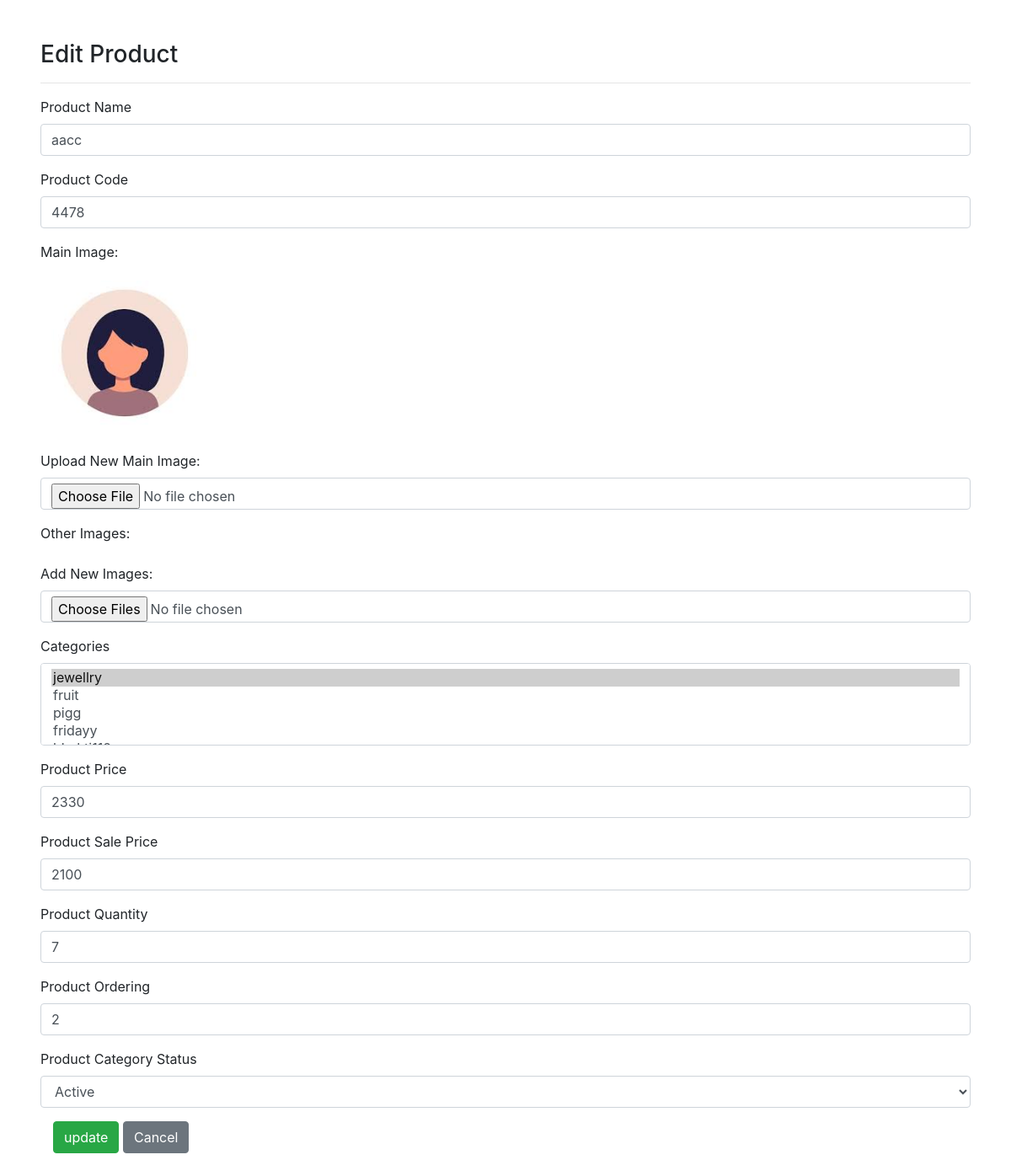
Screenshot of /product-edit.php?type=edit&id=18 (signed in) with the database file from the repository.
### tables this page shows
CREATE TABLE `product` (
  `id` int(11) NOT NULL,
  `name` varchar(200) NOT NULL,
  `product_code` int(11) NOT NULL,
  `price` float NOT NULL,
  `sale_price` float NOT NULL,
  `quantity` int(11) NOT NULL,
  `ordering` int(11) NOT NULL,
  `status` enum('active','inactive') NOT NULL,
  `created_at` timestamp NOT NULL DEFAULT current_timestamp(),
  `updated_at` timestamp NOT NULL DEFAULT current_timestamp() ON UPDATE current_timestamp()
);

CREATE TABLE `product_images` (
  `id` int(11) NOT NULL,
  `product_id` int(11) NOT NULL,
  `image` varchar(200) NOT NULL,
  `is_main_image` tinyint(5) NOT NULL
);

### config/database.php (called while the page is built, shortened)
<?php
class Database
{
    public $con = "";
    public function __construct()
    {
        $this->con = new mysqli("localhost", "root", "", "management");
    }
    public function select($columns, $table, $where = NULL) {
        $data = [];
        $query = 'SELECT ' . $columns . ' FROM ' . $table  .  $where;
        $result = $this->con->query($query);
        if ($result) {
            while ($row = $result->fetch_assoc()) {
                $data[] = $row;
            }
        } else {
            echo "Error: " . $this->con->error;
            return false;
        }
        return $data;
    }
    public function query($sql) {
        return $this->con->query($sql);
    }
}

### config/index.php (called while the page is built, shortened)
<?php
require_once("config/database.php");
$db=new Database();
?>

### product-edit.php (the view, shortened to what this page needs)
<?php
require_once('config/index.php');
?>
<?php
if (isset($_GET['type']) && $_GET['type'] == 'edit') {
    if (isset($_GET['id'])) {
        $productId = $_GET['id'];
        $productId = filter_var($productId, FILTER_VALIDATE_INT);
        $imageColumns = "*";
        $imageTable = "product_images";
        $imageWhereCondition = " WHERE product_id = $productId";
        $imageResult = $db->select($imageColumns, $imageTable, $imageWhereCondition);
        if ($productId !== false) {
            $categories = $db->select("*", "category");
            $productId = $productId;
            $tbl = 'product';
            $condition = "id = $productId";
            $query = "SELECT * FROM $tbl WHERE $condition";
            $result = $db->query($query);
            $images = array();
            if ($result->num_rows > 0) {
                $product = $db->select("*", $tbl, " WHERE $condition");
                if (!empty($product)) {
                    $images = array();
                    $product = $product[0];
                    $editproductName = $product['name'];
                    $editproduct_code = $product['product_code'];
                    $editproductprice = $product['price'];
                    $editproductsale_price = $product['sale_price'];
                    $editproductquantity = $product['quantity'];
                    $editproductOrdering = $product['ordering'];
                    $editproductStatus = $product['status'];
                    $editedproductId = isset($_POST['editproductId']) ? $_POST['editproductId'] : null;
                    $deleteCategoriesQuery = "DELETE FROM product_category WHERE product_id = '$editedproductId'";
                    $db->query($deleteCategoriesQuery);
                    $images = $db->select("*", "product_images", " WHERE product_id = '$productId'");
                    $images = array_map(function ($image) {
                        return [
                            'id' => $image['id'],
                            'name' => $image['image']
                        ];
                    }, $images);
                }
            }
        } else {
        }
    } else {
    }
}
?>
<!DOCTYPE html>
<html lang="en">
<head>
    <?php
    include_once('link.php');
    ?>
</head>
<body>
    <div class=" p-5">
        <h3>Edit Product</h3>
        <hr>
        <form method="post" enctype="multipart/form-data">
            <div class="form-group">
                <label for="exampleFormControlInput1">Product Name</label>
                <input type="text" name="editproductName" class="form-control" value="<?php echo htmlspecialchars($editproductName); ?>" required>
            </div>
            <div class="form-group">
                <label for="exampleFormControlInput1">Product Code</label>
                <input type="text" name="editproduct_code" class="form-control" id="exampleFormControlInput1" value="<?php echo isset($editproduct_code) ? $editproduct_code : ''; ?>" placeholder="" required>
            </div>
<div class="form-group">
    <label for="mainImage">Main Image:</label>
    <?php if (!empty($images)) : ?>
        <?php $mainImage = reset($images); ?>
        <div class="image-container">
            <img src="Images/<?php echo $mainImage['name']; ?>" alt="Main Product Image" style="width: 200px; height: 200px;">
        </div>
    <?php else : ?>
        <p>No main image available.</p>
    <?php endif; ?>
</div>
<div class="form-group">
    <label for="newMainImage">Upload New Main Image:</label>
    <input type="file" name="newMainImage" class="form-control" accept="image/*">
</div>
<div class="form-group">
    <label>Other Images:</label>
</div>
            <div class="form-group">
                <label for="editProductImage">Add New Images:</label>
                <input type="file" name="newImages[]" class="form-control" id="editProductImage" multiple>
            </div>
            <div class="form-group">
                <label for="editproductcategories">Categories</label>
                <select class="form-control" multiple name="editproductcategories[]" id="editproductcategories">
                    <?php
                    $selectedCategoriesQuery = "SELECT category_id FROM product_category WHERE product_id = $productId";
                    $selectedCategoriesResult = $db->query($selectedCategoriesQuery);
                    $selectedCategoryIds = $selectedCategoriesResult->fetch_all(MYSQLI_ASSOC);
                    $editedproductcategories = array_column($selectedCategoryIds, 'category_id');
                    print_r($editedproductcategories);
                    foreach ($categories as $category) {
                        $categoryId = $category['id'];
                        $categoryName = $category['name'];
                        $selected = in_array($categoryId, $editedproductcategories) ? 'selected' : '';
                        echo "<option value=\"$categoryId\" $selected>$categoryName</option>";
                    }
                    ?>
                </select>
            </div>
            <div class="form-group">
                <label for="exampleFormControlInput1">Product Price</label>
                <input type="text" name="editproductprice" class="form-control" id="exampleFormControlInput1" placeholder="" value="<?php echo $editproductprice ?>" required>
            </div>
            <div class="form-group">
                <label for="exampleFormControlInput1">Product Sale Price</label>
                <input type="text" name="editproductsale_price" class="form-control" id="exampleFormControlInput1" value="<?php echo $editproductsale_price; ?>" placeholder="" required>
            </div>
            <div class="form-group">
                <label for="exampleFormControlInput1">Product Quantity</label>
                <input type="text" name="editproductquantity" class="form-control" id="exampleFormControlInput1" placeholder="" value="<?php echo $editproductquantity; ?>" required>
            </div>
            <div class="form-group">
                <label for="exampleFormControlInput1">Product Ordering</label>
                <input type="text" name="editproductOrdering" class="form-control" id="exampleFormControlInput1" placeholder="" value="<?php echo $editproductOrdering; ?>" required>
            </div>
            <div class="form-group">
                <label for="exampleFormControlSelect1">Product Category Status</label><br>
                <select name="editproductStatus" class="form-control">
                    <option value="active" <?php echo ($editproductStatus == 'active') ? 'selected' : ''; ?>>Active</option>
                </select>
            </div>
            <div class="form-group">
                <div class="col-sm-offset-3 col-sm-9">
                    <input type="submit" name="update" value="update" class="btn btn-success">
                    <button type="button" class="btn btn-secondary" onclick="window.location.href='product-list.php';">Cancel</button>
                </div>
            </div>
        </form>
    </div>
</body>

### rows the page displays
product: editproductName "aacc", editproduct_code "4478", editproductprice "2330", editproductsale_price "2100", editproductquantity "7", editproductOrdering "2", editproductStatus "Active"
product_images: image (picture)

### other values shown
form field value "jewellry ☑ / fruit / pigg / fridayy"
